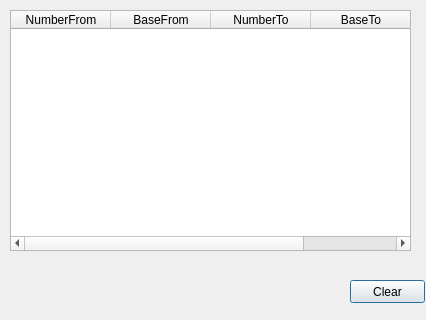
<?xml version="1.0" encoding="UTF-8"?>
<ui version="4.0">
 <class>History</class>
 <widget class="QDialog" name="History">
  <property name="geometry">
   <rect>
    <x>0</x>
    <y>0</y>
    <width>426</width>
    <height>320</height>
   </rect>
  </property>
  <property name="windowTitle">
   <string>Dialog</string>
  </property>
  <widget class="QPushButton" name="pushButton">
   <property name="geometry">
    <rect>
     <x>350</x>
     <y>280</y>
     <width>75</width>
     <height>23</height>
    </rect>
   </property>
   <property name="text">
    <string>Clear</string>
   </property>
  </widget>
  <widget class="QTableWidget" name="tableWidget">
   <property name="geometry">
    <rect>
     <x>10</x>
     <y>10</y>
     <width>401</width>
     <height>241</height>
    </rect>
   </property>
   <property name="columnCount">
    <number>4</number>
   </property>
   <column>
    <property name="text">
     <string>NumberFrom</string>
    </property>
   </column>
   <column>
    <property name="text">
     <string>BaseFrom</string>
    </property>
   </column>
   <column>
    <property name="text">
     <string>NumberTo</string>
    </property>
   </column>
   <column>
    <property name="text">
     <string>BaseTo</string>
    </property>
   </column>
  </widget>
 </widget>
 <resources/>
 <connections/>
</ui>
